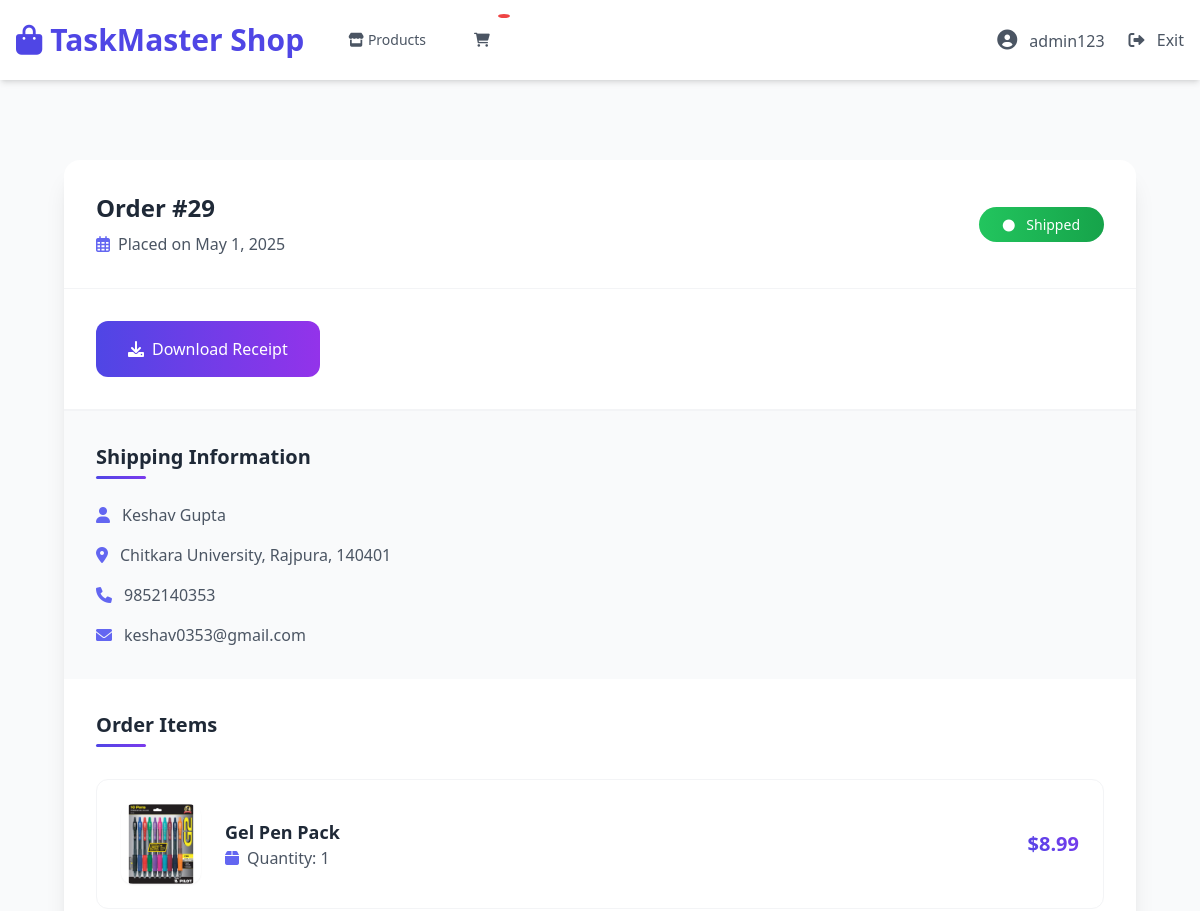
Page /shop/order/29/ (signed in, upper part) on the earlier database version.
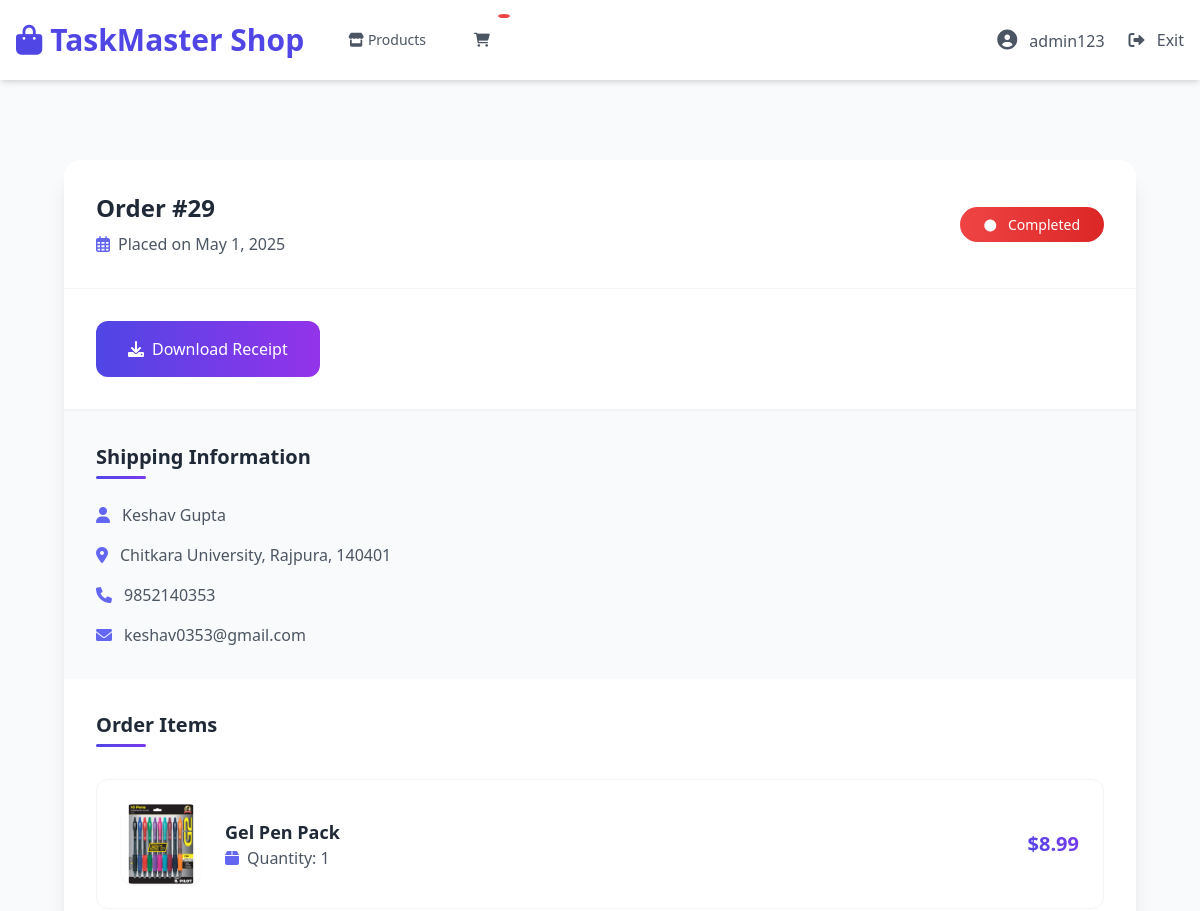
Same page on the later database version.
### shop/models.py (models this page shows, shortened)
class Order(models.Model):
    STATUS_CHOICES = (
        ('pending', 'Pending'),
        ('processing', 'Processing'),
        ('shipped', 'Shipped'),
        ('delivered', 'Delivered'),
        ('completed', 'Completed'),
        ('cancelled', 'Cancelled'),
    )
    PAYMENT_METHOD_CHOICES = (
        ('cod', 'Cash on Delivery'),
        ('online', 'Online Payment'),
    )
    user = models.ForeignKey(settings.AUTH_USER_MODEL, on_delete=models.CASCADE)
    first_name = models.CharField(max_length=50)
    last_name = models.CharField(max_length=50)
    email = models.EmailField()
    phone = models.CharField(max_length=20)
    shipping_address = models.TextField()
    payment_method = models.CharField(max_length=20, choices=PAYMENT_METHOD_CHOICES, default='cod')
    created_at = models.DateTimeField(auto_now_add=True)
    updated_at = models.DateTimeField(auto_now=True)
    status = models.CharField(max_length=20, choices=STATUS_CHOICES, default='pending')
    subtotal = models.DecimalField(max_digits=10, decimal_places=2)
    shipping_cost = models.DecimalField(max_digits=10, decimal_places=2)
    tax = models.DecimalField(max_digits=10, decimal_places=2)
    total = models.DecimalField(max_digits=10, decimal_places=2)

### shop/views.py (the view)
# urls.py: path('order/<int:pk>/', views.OrderDetailView.as_view(), name='order_detail'),
class OrderDetailView(LoginRequiredMixin, DetailView):
    model = Order
    template_name = 'shop/order_detail.html'
    context_object_name = 'order'
    def get_queryset(self):
        return Order.objects.filter(user=self.request.user)
    def get_context_data(self, **kwargs):
        context = super().get_context_data(**kwargs)
        order = self.get_object()
        context['order_items'] = order.items.all()
        context['shipping_address'] = {
            'full_name': f"{order.first_name} {order.last_name}",
            'address': order.shipping_address,
            'phone': order.phone,
            'email': order.email
        }
        context['subtotal'] = order.subtotal
        context['shipping_cost'] = order.shipping_cost
        context['tax'] = order.tax
        context['total'] = order.total
        return context

### shop/templates/shop/order_detail.html (shortened to what the changed rows need)
{% extends "shop/shop_base.html" %}
{% load static %}
{% block content %}
<div class="max-w-7xl mx-auto px-4 sm:px-6 lg:px-8 py-12">
    <div class="order-card bg-white rounded-2xl shadow-xl overflow-hidden">
        <div class="p-8 border-b border-gray-100">
            <div class="flex flex-col md:flex-row justify-between items-start md:items-center space-y-4 md:space-y-0">
                <div>
                    <h3 class="text-2xl font-bold text-gray-800">
                        Order #{{ order.id }}
                    </h3>
                    <p class="mt-2 text-gray-600 flex items-center">
                        <i class="far fa-calendar-alt mr-2 text-indigo-500"></i>
                        Placed on {{ order.created_at|date:"F j, Y" }}
                    </p>
                </div>
                <div>
                    <span class="status-badge px-6 py-2 rounded-full text-sm font-medium
                        {% if order.status == 'pending' %}bg-gradient-to-r from-yellow-500 to-yellow-600 text-white
                        {% elif order.status == 'processing' %}bg-gradient-to-r from-blue-500 to-blue-600 text-white
                        {% elif order.status == 'shipped' %}bg-gradient-to-r from-green-500 to-green-600 text-white
                        {% elif order.status == 'delivered' %}bg-gradient-to-r from-green-500 to-green-600 text-white
                        {% else %}bg-gradient-to-r from-red-500 to-red-600 text-white{% endif %}">
                        <i class="fas fa-circle mr-2 text-xs"></i>
                        {{ order.get_status_display }}
                    </span>
                </div>
            </div>
        </div>
        <div class="border-t border-gray-100">
            <dl>
                <div class="bg-gray-50 p-8">
                    <dd class="mt-4 text-gray-600 space-y-4">
                        <p class="flex items-center">
                            <i class="fas fa-user mr-3 text-indigo-500"></i>
                            <span class="font-medium">{{ shipping_address.full_name }}</span>
                        </p>
                        <p class="flex items-center">
                            <i class="fas fa-map-marker-alt mr-3 text-indigo-500"></i>
                            {{ shipping_address.address }}
                        </p>
                        <p class="flex items-center">
                            <i class="fas fa-phone mr-3 text-indigo-500"></i>
                            {{ shipping_address.phone }}
                        </p>
                        <p class="flex items-center">
                            <i class="fas fa-envelope mr-3 text-indigo-500"></i>
                            {{ shipping_address.email }}
                        </p>
                    </dd>
                </div>
            </dl>
        </div>
    </div>
</div>
{% endblock %}

Differences in the rows shown:
changed Order "Chitkara University, Rajpura, 140401": status "Shipped" → "Completed"
